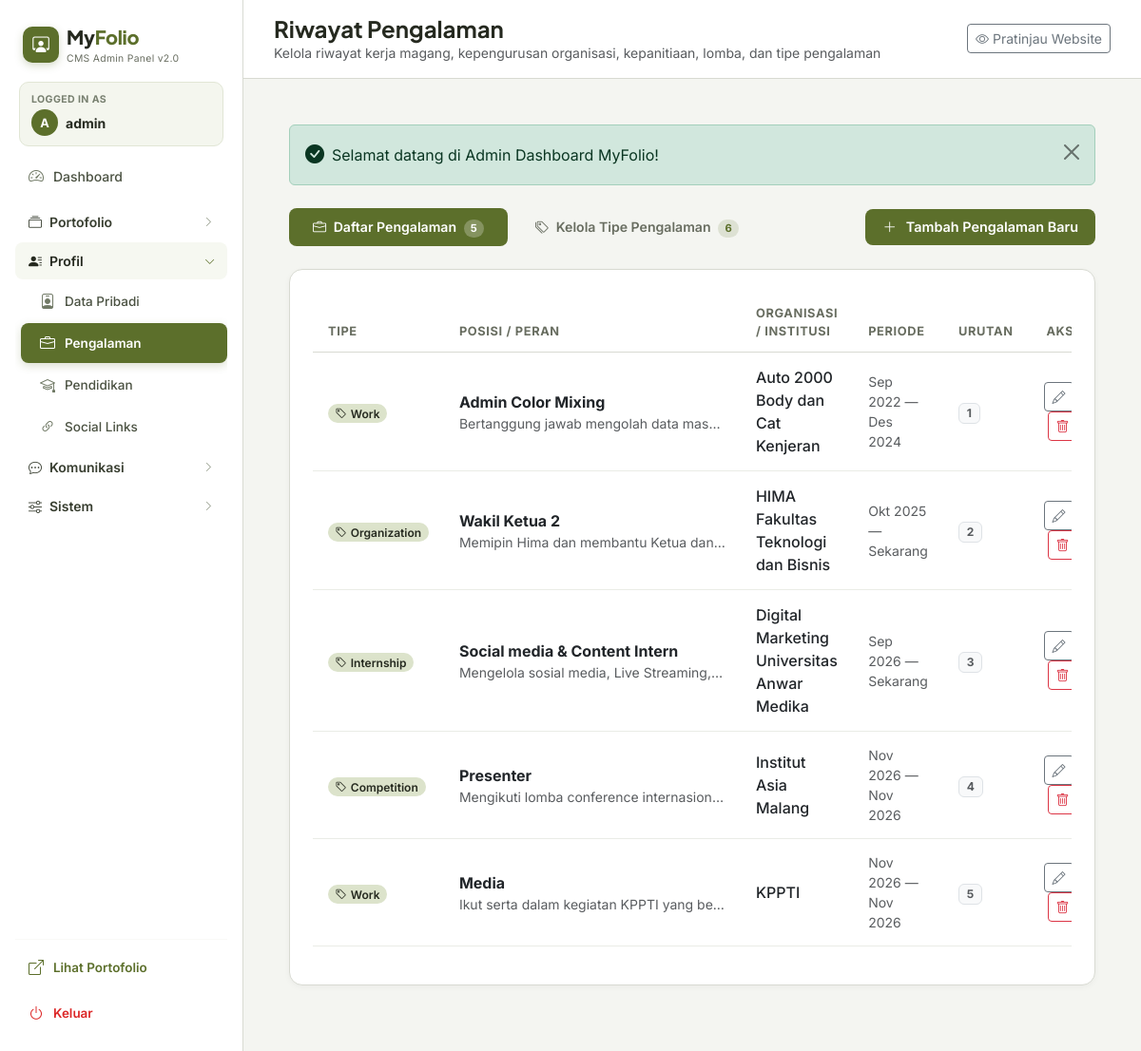
The app's page /admin/experiences.php (signed in) with its own data.
### tables this page shows
CREATE TABLE `experiences` (
  `id` int(11) NOT NULL AUTO_INCREMENT,
  `type` varchar(100) NOT NULL,
  `title` varchar(150) NOT NULL,
  `organization` varchar(150) NOT NULL,
  `period_start` date DEFAULT NULL,
  `period_end` date DEFAULT NULL,
  `is_current` tinyint(1) DEFAULT 0,
  `description` text NOT NULL,
  `achievements` text DEFAULT NULL,
  `sort_order` int(11) DEFAULT 0,
  `created_at` timestamp NOT NULL DEFAULT current_timestamp(),
  `updated_at` timestamp NOT NULL DEFAULT current_timestamp() ON UPDATE current_timestamp(),
  PRIMARY KEY (`id`)
);

### includes/functions.php (called while the page is built, shortened)
<?php
function e(?string $value): string {
    return htmlspecialchars($value ?? '', ENT_QUOTES, 'UTF-8');
}
function format_period(?string $start, ?string $end, int|bool $is_current): string {
    $months = [
        1 => 'Jan', 2 => 'Feb', 3 => 'Mar', 4 => 'Apr',
        5 => 'Mei', 6 => 'Jun', 7 => 'Jul', 8 => 'Agu',
        9 => 'Sep', 10 => 'Okt', 11 => 'Nov', 12 => 'Des'
    ];
    $startStr = '';
    if (!empty($start)) {
        $ts = strtotime($start);
        $m = (int)date('n', $ts);
        $startStr = ($months[$m] ?? '') . ' ' . date('Y', $ts);
    }
    if ($is_current) {
        return $startStr ? "{$startStr} — Sekarang" : 'Sekarang';
    }
    if (!empty($end)) {
        $ts = strtotime($end);
        $m = (int)date('n', $ts);
        $endStr = ($months[$m] ?? '') . ' ' . date('Y', $ts);
        return $startStr ? "{$startStr} — {$endStr}" : $endStr;
    }
    return $startStr ?: '—';
}

### admin/experiences.php (the view, shortened to what this page needs)
<?php
require_once __DIR__ . '/includes/admin_init.php';
$experiences = $pdo->query("SELECT * FROM experiences ORDER BY sort_order ASC, period_start DESC")->fetchAll();
$expTypes    = $pdo->query("
    SELECT et.*,
           (SELECT COUNT(*) FROM experiences e WHERE e.type = et.type_name) AS exp_count
    FROM experience_types et
    ORDER BY et.sort_order ASC, et.type_name ASC
")->fetchAll();
require_once __DIR__ . '/includes/admin_header.php';
?>
<div class="d-flex justify-content-between align-items-center mb-4 flex-wrap gap-2">
    <ul class="nav nav-pills gap-1" id="expTab" role="tablist">
        <li class="nav-item">
            <button class="nav-link active px-4" id="tab-exp-btn"
                    data-bs-toggle="pill" data-bs-target="#tab-experiences" type="button">
                <i class="bi bi-briefcase me-1"></i> Daftar Pengalaman
                <span class="badge rounded-pill ms-1" style="background:rgba(92,111,43,.15);color:var(--color-primary);font-size:.7rem;"><?= count($experiences) ?></span>
            </button>
        </li>
        <li class="nav-item">
            <button class="nav-link px-4" id="tab-tipe-btn"
                    data-bs-toggle="pill" data-bs-target="#tab-tipe" type="button">
                <i class="bi bi-tags me-1"></i> Kelola Tipe Pengalaman
                <span class="badge rounded-pill ms-1" style="background:rgba(92,111,43,.15);color:var(--color-primary);font-size:.7rem;"><?= count($expTypes) ?></span>
            </button>
        </li>
    </ul>
    <div id="btn-exp-action">
        <button class="btn btn-admin-primary" data-bs-toggle="modal" data-bs-target="#addExpModal">
            <i class="bi bi-plus-lg me-1"></i> Tambah Pengalaman Baru
        </button>
    </div>
</div>
<div class="tab-content">
    <div class="tab-pane fade show active" id="tab-experiences">
        <div class="admin-card">
            <?php if (empty($experiences)): ?>
                <div class="text-center py-5 text-muted">
                    <i class="bi bi-briefcase fs-1 d-block mb-3 opacity-25"></i>
                    Belum ada data pengalaman. Klik tombol di atas untuk menambah riwayat pengalaman pertama.
                </div>
            <?php else: ?>
                <div class="table-responsive">
                    <table class="table admin-table align-middle">
                        <thead>
                            <tr>
                                <th>Tipe</th>
                                <th>Posisi / Peran</th>
                                <th>Organisasi / Institusi</th>
                                <th>Periode</th>
                                <th>Urutan</th>
                                <th class="text-end">Aksi</th>
                            </tr>
                        </thead>
                        <tbody>
                            <?php foreach ($experiences as $ex):
                                $pStr = format_period($ex['period_start'], $ex['period_end'], $ex['is_current']);
                            ?>
                                <tr>
                                    <td>
                                        <span class="badge px-2.5 py-1 rounded-pill fw-semibold" style="background:var(--color-soft-olive);color:var(--color-dark);font-size:0.75rem;">
                                            <i class="bi bi-tag me-1"></i><?= e($ex['type']) ?>
                                        </span>
                                    </td>
                                    <td>
                                        <div class="fw-bold text-dark"><?= e($ex['title']) ?></div>
                                        <div class="small text-muted text-truncate" style="max-width: 280px;"><?= e($ex['description']) ?></div>
                                    </td>
                                    <td class="text-dark fw-medium"><?= e($ex['organization']) ?></td>
                                    <td class="small text-muted"><?= e($pStr) ?></td>
                                    <td>
                                        <span class="badge bg-light text-muted border"><?= (int)$ex['sort_order'] ?></span>
                                    </td>
                                    <td class="text-end">
                                        <button class="btn btn-outline-secondary btn-sm py-1 px-2.5 me-1"
                                            onclick="openEditExp(<?= htmlspecialchars(json_encode($ex), ENT_QUOTES, 'UTF-8') ?>)"
                                            title="Edit Pengalaman">
                                            <i class="bi bi-pencil"></i>
                                        </button>
                                        <form method="POST" action="experiences.php" class="d-inline" onsubmit="return confirm('Hapus riwayat pengalaman ini?');">
                                            <button type="submit" class="btn btn-outline-danger btn-sm py-1 px-2.5" title="Hapus">
                                                <i class="bi bi-trash"></i>
                                            </button>
                                        </form>
                                    </td>
                                </tr>
                            <?php endforeach; ?>
                        </tbody>
                    </table>
                </div>
            <?php endif; ?>
        </div>
    </div>
</div>
<?php
require_once __DIR__ . '/includes/admin_footer.php';
?>

### assets/css/admin.css (style rules this page uses)
:root { --color-primary: #5C6F2B; --color-primary-hover: #495822; --color-background: #F4F5F1; --color-sidebar: #FFFFFF; --color-dark: #25291F; --color-soft-olive: #DCE3CB; --color-white: #FFFFFF; --color-muted: #686D60; --color-border: #D8DAD2; --radius-card: 14px; --radius-button: 8px; --shadow-sm: 0 2px 6px rgba(0, 0, 0, 0.04); }
body { font-family: 'Inter', sans-serif; background-color: var(--color-background); color: var(--color-dark); }
.admin-card { background-color: var(--color-white); border: 1px solid var(--color-border); border-radius: var(--radius-card); box-shadow: var(--shadow-sm); padding: 24px; margin-bottom: 24px; }
.admin-table th { font-size: 0.8rem; font-weight: 700; text-transform: uppercase; color: var(--color-muted); letter-spacing: 0.05em; border-bottom: 1.5px solid var(--color-border); padding: 12px 16px; }
.admin-table td { padding: 14px 16px; vertical-align: middle; border-bottom: 1px solid #EAECE6; }
.btn-admin-primary { background-color: var(--color-primary); color: #fff; border: none; border-radius: var(--radius-button); padding: 8px 18px; font-weight: 600; font-size: 0.9rem; display: inline-flex; align-items: center; gap: 6px; }
.nav-pills .nav-link { color: var(--color-muted); font-weight: 600; font-size: 0.88rem; border-radius: var(--radius-button); padding: 8px 18px; transition: all 0.2s ease; border: 1px solid transparent; }
.nav-pills .nav-link.active { background-color: var(--color-primary); color: #ffffff; }
.nav-pills .nav-link.active .badge { background-color: rgba(255, 255, 255, 0.25) !important; color: #ffffff !important; }

### records on screen
experiences: type "Work", title "Admin Color Mixing", description "Bertanggung jawab mengolah data mas…", organization "Auto 2000 Body dan Cat Kenjeran", pStr "Sep 2022 — Des 2024", sort_order "1"
experiences: type "Organization", title "Wakil Ketua 2", description "Memipin Hima dan membantu Ketua dan…", organization "HIMA Fakultas Teknologi dan Bisnis", pStr "Okt 2025 — Sekarang", sort_order "2"
experiences: type "Internship", title "Social media & Content Intern", description "Mengelola sosial media, Live Streaming,…", organization "Digital Marketing Universitas Anwar Medika", pStr "Sep 2026 — Sekarang", sort_order "3"
experiences: type "Competition", title "Presenter", description "Mengikuti lomba conference internasion…", organization "Institut Asia Malang", pStr "Nov 2026 — Nov 2026", sort_order "4"
experiences: type "Work", title "Media", description "Ikut serta dalam kegiatan KPPTI yang be…", organization "KPPTI", pStr "Nov 2026 — Nov 2026", sort_order "5"

### other values on screen
substr($_SESSION['admin_username'] ?? 'A', 0, 1) "A"
$_SESSION['admin_username'] "admin"
$pageTitle "Riwayat Pengalaman"
$pageSubtitle "Kelola riwayat kerja magang, kepengurusan organisasi, kepanitiaan, lomba, dan tipe pengalaman"
$flash['message'] "Selamat datang di Admin Dashboard MyFolio!"
count($experiences) "5"
count($expTypes) "6"
